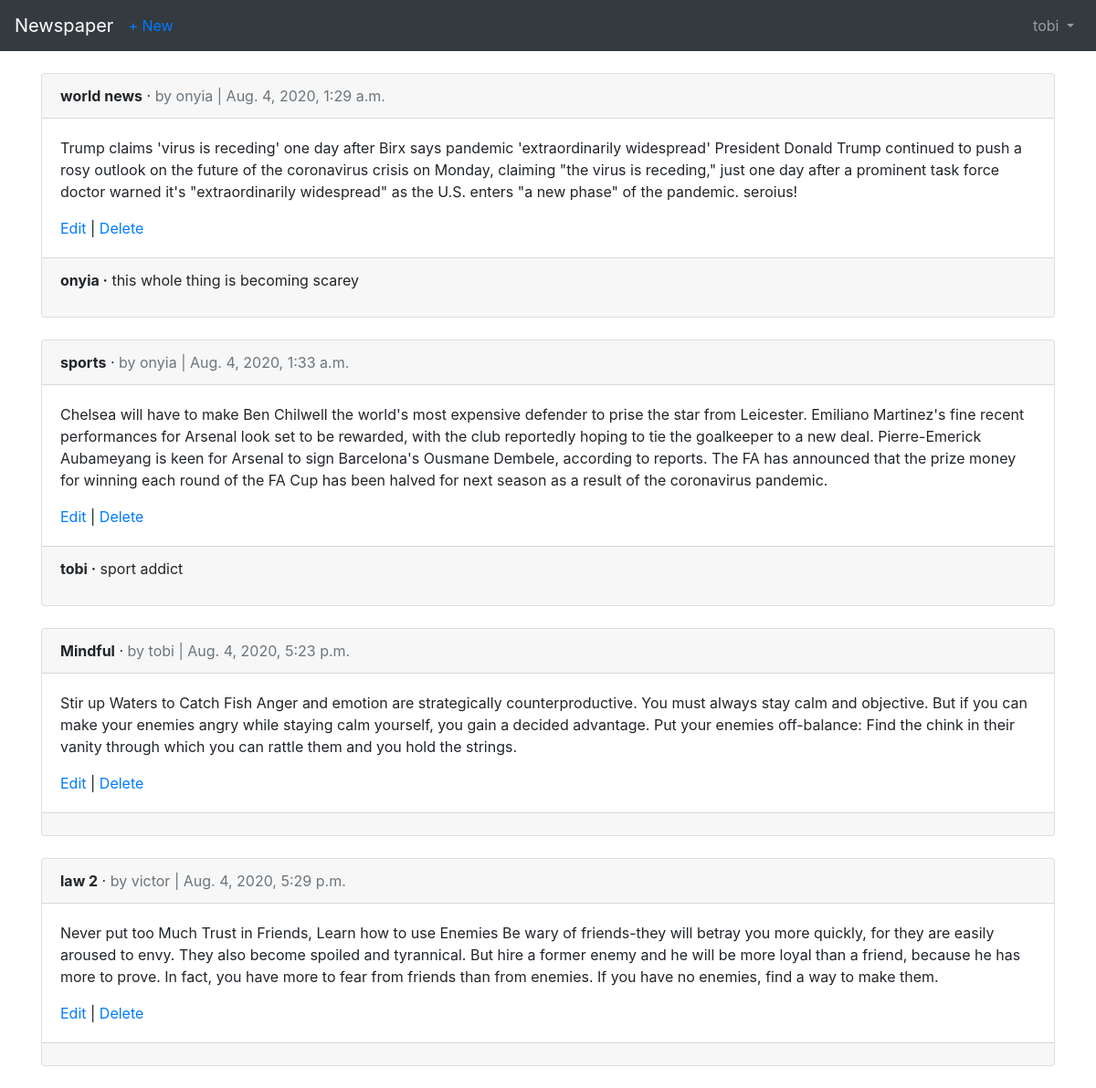
/articles/ (signed in), run on the app's committed database.
### users/models.py (models this page shows)
class CustomUser(AbstractUser):
    age = models.PositiveIntegerField(null=True, blank=True)

### articles/models.py (models this page shows, shortened)
class Article(models.Model):
    title = models.CharField(max_length=255)
    body = models.TextField()
    date = models.DateTimeField(auto_now_add=True)
    author = models.ForeignKey(
        get_user_model(),
        on_delete=models.CASCADE,
    )

class Comment(models.Model):  # new
    article = models.ForeignKey(Article, on_delete=models.CASCADE, related_name='comments',
                                )
    comment = models.CharField(max_length=140)
    author = models.ForeignKey(
        get_user_model(),
        on_delete=models.CASCADE,
    )
    def __str__(self):
        return self.comment

### articles/views.py (the view)
# urls.py: path('', ArticleListView.as_view(), name='article_list'),
class ArticleListView(LoginRequiredMixin, ListView):
    model = Article
    template_name = 'article_list.html'
    login_url = 'login'

### articles/templates/article_list.html (shortened to what this page needs)
<!DOCTYPE html>
<html lang="en">
<head>
</head>
<body>
{% extends 'base.html' %}
{% block content %}
{% for article in object_list %}
    <div class="card">
    <div class="card-header">
        <span class="font-weight-bold">{{ article.title }}</span> &middot;
        <span class="text-muted">by {{ article.author }} |
        {{ article.date }}</span>
    </div>
    <div class="card-body">
        <p>{{ article.body }}</p>
        <a href="{% url 'article_edit' article.pk %}">Edit</a> |
        <a href="{% url 'article_delete' article.pk %}">Delete</a>
    </div>
        <div class="card-footer">
            {% for comment in article.comments.all %}
            <p>
            <span class="font-weight-bold">{{ comment.author }} &middot;</span>
            {{ comment }}
            </p>
            {% endfor %}
         </div>
    </div>
    <br />
    {% endfor %}
{% endblock content %}

### users/templates/base.html (shortened to what this page needs)
<!doctype html>
<html lang="en">
<head>
<link rel="stylesheet"
href="https://stackpath.bootstrapcdn.com/bootstrap/4.1.3/css/\
bootstrap.min.css"
integrity="sha384-MCw98/SFnGE8fJT3GXwEOngsV7Zt27NXFoaoApmYm81i\
uXoPkFOJwJ8ERdknLPMO"
>
</head>
<body>
<nav class="navbar navbar-expand-md navbar-dark bg-dark mb-4">
<a class="navbar-brand" href="{% url 'home' %}">Newspaper</a>
{% if user.is_authenticated %}
<ul class="navbar-nav mr-auto">
<li class="nav-item"><a href="{% url 'article_new' %}">+ New</a></li>
</ul>
{% endif %}
<div class="collapse navbar-collapse" id="navbarCollapse">
{% if user.is_authenticated %}
<ul class="navbar-nav ml-auto">
<li class="nav-item">
<a class="nav-link dropdown-toggle" href="#" id="userMenu"
data-toggle="dropdown" aria-haspopup="true"
aria-expanded="false">
{{ user.username }}
</a>
    </li>
</ul>
{% endif %}
</div>
</nav>
<div class="container">
{% block content %}
{% endblock content %}
</div>
</body>
</html>

### data on the page
CustomUser: username "tobi"
Article: title "world news", author "onyia", date "Aug. 4, 2020, 1:29 a.m.", body "Trump claims 'virus is receding' one day after Birx says pandemic 'extraordinarily widespread' President Donald Trump continued to push a rosy outlook on the future of the coronavirus crisis on Monday, claiming \"the virus is receding,\" just one day after a prominent task force doctor warned it's \"extraordinarily widespread\" as the U.S. enters \"a new phase\" of the pandemic. seroius!"
Comment: author "onyia", comment "this whole thing is becoming scarey"
Article: title "sports", author "onyia", date "Aug. 4, 2020, 1:33 a.m.", body "Chelsea will have to make Ben Chilwell the world's most expensive defender to prise the star from Leicester. Emiliano Martinez's fine recent performances for Arsenal look set to be rewarded, with the club reportedly hoping to tie the goalkeeper to a new deal. Pierre-Emerick Aubameyang is keen for Arsenal to sign Barcelona's Ousmane Dembele, according to reports. The FA has announced that the prize money for winning each round of the FA Cup has been halved for next season as a result of the coronavirus pandemic."
Comment: author "tobi", comment "sport addict"
Article: title "Mindful", author "tobi", date "Aug. 4, 2020, 5:23 p.m.", body "Stir up Waters to Catch Fish Anger and emotion are strategically counterproductive. You must always stay calm and objective. But if you can make your enemies angry while staying calm yourself, you gain a decided advantage. Put your enemies off-balance: Find the chink in their vanity through which you can rattle them and you hold the strings."
Article: title "law 2", author "victor", date "Aug. 4, 2020, 5:29 p.m.", body "Never put too Much Trust in Friends, Learn how to use Enemies Be wary of friends-they will betray you more quickly, for they are easily aroused to envy. They also become spoiled and tyrannical. But hire a former enemy and he will be more loyal than a friend, because he has more to prove. In fact, you have more to fear from friends than from enemies. If you have no enemies, find a way to make them."
